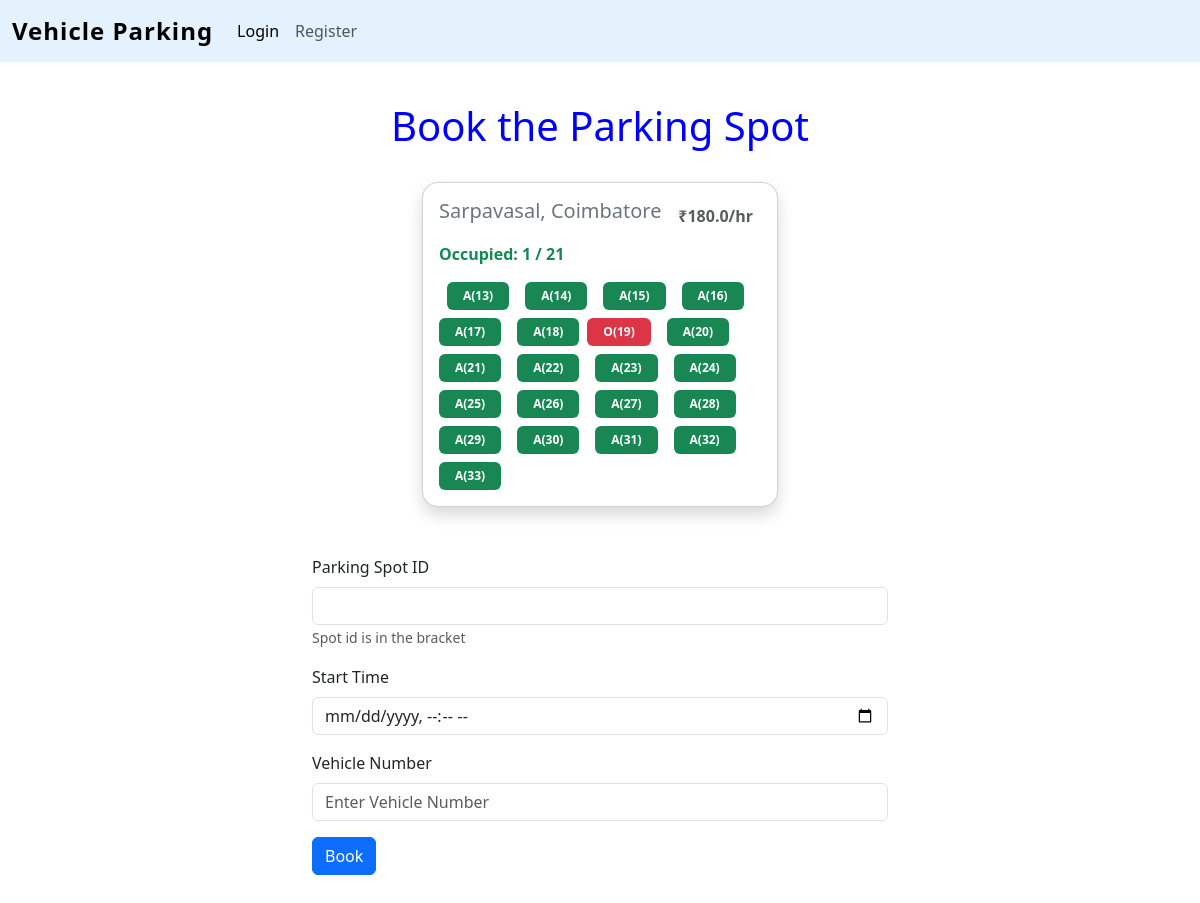
The page /book/2 on the database its author committed.
### controllers/models.py (models this page shows)
class parking_lot(db.Model):
    id = db.Column(db.Integer, primary_key=True)
    location_name = db.Column(db.String(100), nullable=False)
    max_spots = db.Column(db.Integer,nullable=True)
    available_spots = db.Column(db.Integer, nullable=True)
    price = db.Column(db.Float,nullable=False)
    address = db.Column(db.String(200),nullable=False)
    pincode = db.Column(db.String(10),nullable=True)
    spots = db.relationship('parking_spot')

class parking_spot(db.Model):
    id = db.Column(db.Integer,primary_key=True)
    parking_lot_id = db.Column(db.Integer,db.ForeignKey('parking_lot.id'),nullable=False)
    status = db.Column(db.String(20),nullable=False)
    reserve_parking_spot = db.relationship('reserve_parking_spot')
    lot = db.relationship('parking_lot')

### controllers/routes.py (the view, shortened to what this page needs)
@app.route('/book/<int:lot_id>', methods=['GET', 'POST'])
def book(lot_id):
    lot = parking_lot.query.get_or_404(lot_id)
    if not lot.spots:
        flash('No spots available for booking!', 'warning')
        return redirect(url_for('user_dashboard'))
    return render_template('book.html',lot=lot)

### templates/book.html (shortened to what this page needs)
{%extends 'layout.html'%}
{%block content%}
<h1 class="text-center my-2" style="color:blue">Book the Parking Spot</h1>
<br>
 <div class="row justify-content-center">
    <div class="col-md-4">
      <div class="card shadow rounded-4">
        <div class="card-body">
          <div class="d-flex justify-content-between mb-2">
            <h5 class="card-title text-secondary">{{ lot.location_name }}, {{ lot.address}}</h5>
            <div><h6 class="card-subtitle text-muted fw-bold m-2">₹{{ lot.price }}/hr</h6></div>
          </div>
          <p class="text-success fw-bold">
            Occupied:
            {{ lot.spots | selectattr("status", "equalto", "occupied") | list | length }}
            / {{ lot.max_spots }}
          </p>
          <div class="d-flex flex-wrap gap-2 mt-3">
            {% for spot in lot.spots %}
              {% if spot.status == 'occupied' %}
                <a href="#"><span class="badge bg-danger px-3 py-2">O({{spot.id}})</span></a>
              {% elif spot.status == 'available'  %}
                <a href="#" data-bs-toggle="tooltip" data-bs-title="Spot ID: {{ spot.id }}">
                <a href="#"><span class="badge bg-success px-3 py-2">A({{spot.id}})</span></a>
              {% endif %}
            {% endfor %}
          </div>
        </div>
      </div>
    </div>
  </div>
</div>
<div class="container-fluid col-6 my-5">
    <form action="{{url_for('book',lot_id=lot.id)}}" method="POST" class="form">
        <div class="mb-3">
            <label for="spot_id" class="form-label">Parking Spot ID</label>
            <input type="text" class="form-control" id="lot_id" name="spot_id" value="{{spot_id}}" required>
            <small id="emailHelp" class="form-text text-muted">Spot id is in the bracket</small>
        </div>
        <div class="mb-3">
            <label for="user_id" class="form-label">Start Time</label>
            <input type="datetime-local" class="form-control" id="user_id" name="start_time" required>
        </div>
        <div class="mb-3">
            <label for="vehicle_num" class="form-label">Vehicle Number</label>
            <input type="text" class="form-control" id="vehicle_num" name="vehicle_number" placeholder="Enter Vehicle Number" value="{{ vehicle_number }}" required>
        </div>
        <div class="button button-success">
            <button type="submit" class="btn btn-primary">Book</button>
        </div>
    </form>
</div>
{%endblock%}

### rows shown on the page
parking_lot: location_name "Sarpavasal", address "Coimbatore", price "180.0", max_spots "21"
parking_spot: id "13"
parking_spot: id "14"
parking_spot: id "15"
parking_spot: id "16"
parking_spot: id "17"
parking_spot: id "18"
parking_spot: id "19"
parking_spot: id "20"
parking_spot: id "21"
parking_spot: id "22"
parking_spot: id "23"
parking_spot: id "24"
parking_spot: id "25"
parking_spot: id "26"
parking_spot: id "27"
parking_spot: id "28"
parking_spot: id "29"
parking_spot: id "30"
parking_spot: id "31"
parking_spot: id "32"
parking_spot: id "33"
